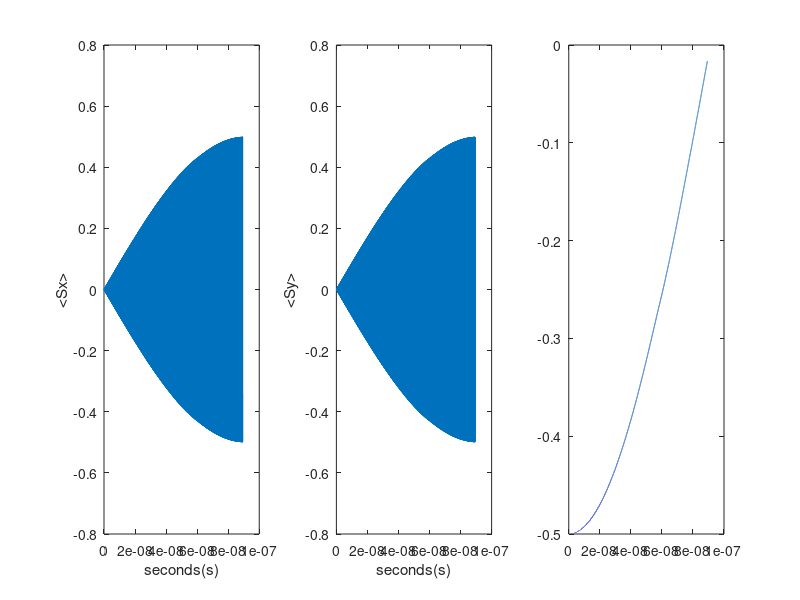

Write the MATLAB code that produced this figure.
clear all
clc
close all

%% Definitions and parameters
hbar = 6.62606876e-34 / (2*pi); %Planck constant
S_x = (1/2) * [0 1; 1 0];
S_y = (1/2) * [0 -1i; 1i 0];  % 1i is the imaginary unit
S_z = (1/2) * [1 0; 0 -1];      
plus = [1; 0];
minus = [0; 1];
B_0 = 1;     % Static magnetic field = 1T
B_1 = 2e-4;  % Oscillating magnetic field, at frequency omega_0
gamma = 2*pi*28e9;  % electron gyromagnetic ratio = 28 GHz/T
omega_0 = gamma * (B_0);   % Larmor frequency of a spin in the field B_0
omega_1 = gamma * B_1;   % Rabi frequency. This is the frequency at which a 
                         % spin would precess if placed in a static field B_1
%% Time evolution
dt = 2e-12;  % time sampling interval. How do you choose this value properly?


H0 = (omega_0) * S_z;

half_period = 8.93e-8;
psi0 = minus;   %initial state.
time = 0:dt:half_period;



avgSz=zeros(length(time),1);
avgSx=zeros(length(time),1);
avgSy=zeros(length(time),1);
B_n = 0.01*wgn(1,length(time),0);
for t = 1:length(time)
   % Hamiltonian describing the rotating magnetic field
   %H1 = omega_1 * (S_x * cos(omega_0 * time(t)) + S_y * sin(omega_0 * time(t))); 
   H1 = omega_1 * (S_x * cos(omega_0 * time(t))); 
   U = expm(-1i * (H0 + H1 + B_n(t)*gamma*S_z) * dt); 
   avgSx(t) = psi0' * S_x * psi0;
   avgSy(t) = psi0' * S_y * psi0;
   avgSz(t) = psi0' * S_z * psi0;

   psi0 = U * psi0; % time-evolved state
end
figure(1)
subplot(1,3,1)
plot(time,avgSx)
xlabel('seconds(s)')
ylabel('<Sx>')
subplot(1,3,2)
plot(time,avgSy)
xlabel('seconds(s)')
ylabel('<Sy>')
subplot(1,3,3)
xlabel('seconds(s)')
ylabel('<Sz>')
plot(time,avgSz)
